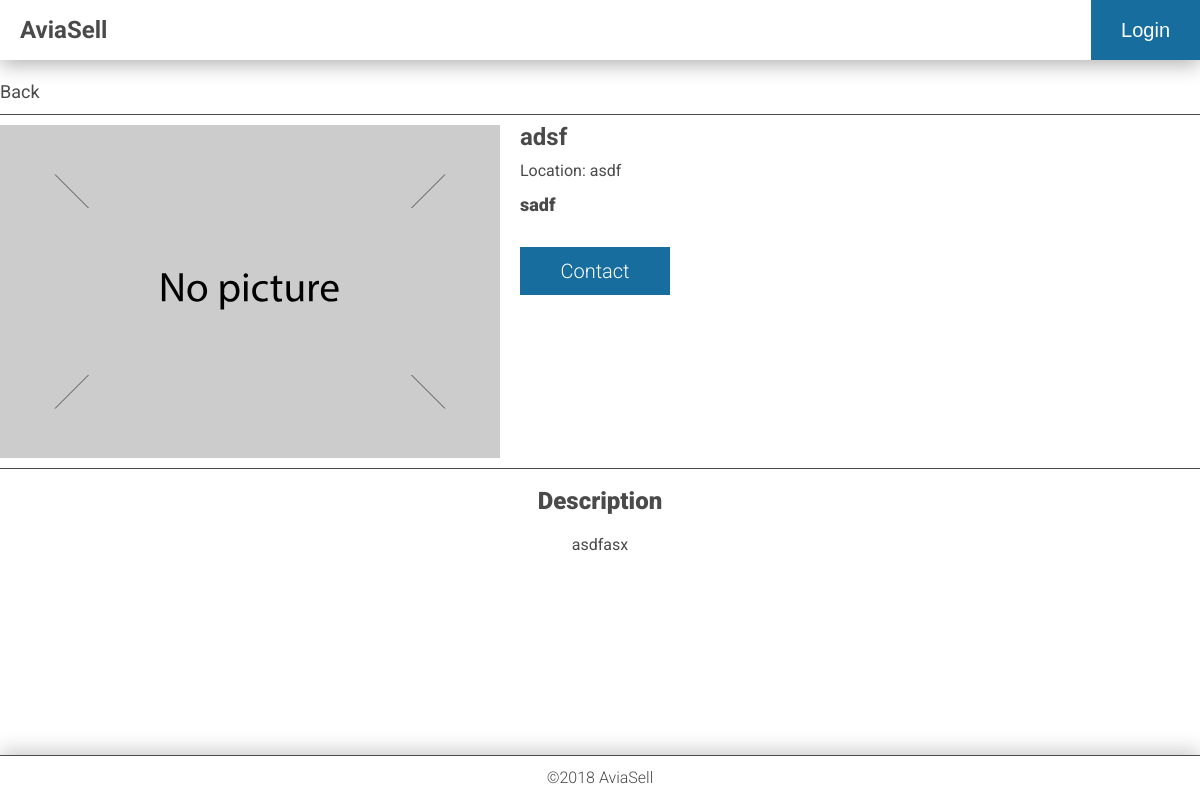
Page /category/helicopter/adsf/24 on the committed database.
### app/database_setup.py (models this page shows, shortened)
class CategoryItem(Base):
    __tablename__ = 'category_item'
    id = Column(Integer, primary_key=True)
    title = Column(String(80), nullable=False)
    description = Column(Text(), nullable=False)
    location = Column(String(250), nullable=False)
    picture = Column(String(250), nullable=False)
    price = Column(String(32), nullable=False)
    created_date = Column(DateTime, default=datetime.datetime.utcnow)
    category_id = Column(Integer, ForeignKey('category.id'))
    category = relationship(Category)
    user_id = Column(Integer, ForeignKey('user.id'))
    user = relationship(User)

### app/views/item.py (the view)
@webapp.route('/category/<string:category_slug>/<string:item_name>/<int:item_id>')
def readItem(category_slug, item_name, item_id):
    validSlug = CategoryController.validateSlug(category_slug)
    if not validSlug:
        message = '404 - Category Not Found'
        return render_template('error.html', message=message), 404
    data = ItemController.getItem(item_id, item_name)
    if not data:
        message = '404 - Item Not Found'
        return render_template('error.html', message=message), 404
    return render_template('item.html',
                           item=data['item'],
                           user=data['user'],
                           category_slug=category_slug)

### app/controllers/categorycontroller.py (called while the page is built)
    def validateSlug(slug):
        try:
            result = CategoryModel.getCategoryBySlug(slug)
            return True
        except:
            return False

### app/controllers/itemcontroller.py (called while the page is built)
    def getItem(item_id, item_name):
        try:
            result = {}
            item = ItemModel.getItem(item_id)
            result['item'] = item
            if item.title != item_name:
                return False
            user = UserModel.getUser(item.user_id)
            result['user'] = user
            return result
        except:
            return False

### app/models/categorymodel.py (called while the page is built)
    def getCategoryBySlug(categorySlug):
        result = session.query(Category).filter_by(slug=categorySlug).one()
        return result

### app/models/itemmodel.py (called while the page is built)
    def getItem(item_id):
        try:
            result = session.query(CategoryItem)\
                            .filter_by(id=item_id)\
                            .one()
            return result
        except:
            return False

### app/models/usermodel.py (called while the page is built)
    def getUser(uid):
        result = session.query(User).filter_by(id=uid).one()
        return result

### app/templates/item.html (shortened to what this page needs)
{% extends "base.html" %}
{% block content %}
<div class="container">
    <nav>
        <ul>
            <li>
                <a href="javascript:history.back()">
                    Back
                </a>
            </li>
        </ul>
    </nav>
    <div class="itemMainInfo">
        {% if item.picture %}
            <img src="{{ url_for('uploaded_file', filename = item.picture) }}" alt="{{ item.title }}">
        {% else %}
            <img src="{{ url_for('static', filename='images/not-available.svg') }}" alt="Picture is not available">
        {% endif %}
        <div class="itemData">
            <h1 class="itemTitle">
                {{item.title}}
            </h1>
            <h3 class="location">
                Location: {{item.location}}
            </h3>
            <h4 class="price">
                {{item.price}}
            {% if 'username' in session %}
                <div class="buttons">
                    {% if session['user_id'] == item.user_id %}
                            <div class="button edit">
                                <a href="{{ url_for('updateItem', item_id=item.id) }}">
                                    Edit
                                </a>
                            </div>
                            <div class="button delete">
                                <a href="{{ url_for('deleteItem', item_id=item.id) }}">
                                    Delete
                                </a>
                            </div>
                    {% else %}
                        <div class="button buy">
                            <a href="mailto:{{ user.email }}">
                                Contact
                            </a>
                        </div>
                    {% endif %}
                </div>
            {% else %}
                <div class="buttons">
                    <div class="button buy">
                        <a href="{{ url_for('login') }}" onclick="alert('Please login to contact the owner');">
                            Contact
                        </a>
                    </div>
                </div>
            {% endif %}
          </div>
        </div>
        <div class="itemDescription">
            <h2>
                Description
            </h2>
        <div class="descriptionText">
            {{item.description}}
        </div>
    </div>
</div>
{% endblock %}

### app/static/css/main.css (style rules this page uses)
body,html { margin:0;padding:0;width:100%;height:100% }
embed,img,object,video { margin:0;padding:0;max-width:100% }
body { font-family:Roboto,sans-serif;font-size:16px;line-height:24px;display:-ms-grid;display:grid;-ms-grid-rows:60px auto 60px;grid-template-rows:60px auto 60px;color:#4a4a4a }
li,ul { list-style:none;padding:0;margin:0 }
a { text-decoration:none;color:#4a4a4a }
.container,main { max-width:100% }
.container { margin:20px }
nav { margin:20px 0 0;padding:0 0 10px;color:#4a4a4a;font-size:18px;border-bottom:1px solid #4a4a4a }
nav ul { display:-ms-flexbox;display:flex;-ms-flex-direction:row;flex-direction:row;-ms-flex-wrap:wrap;flex-wrap:wrap }
nav li:first-child { padding:0 10px 0 0 }
nav li { padding:0 10px;border-right:1px solid #4a4a4a }
nav li:last-child { border-right:0 solid #4a4a4a }
.buttons { display:-ms-grid;display:grid;grid-auto-rows:max-content;grid-gap:10px }
.buttons a { color:#fff }
.buttons .button { display:-ms-grid;display:grid;-ms-flex-align:center;align-items:center;color:#fff;height:48px;border:none;font-size:20px;font-weight:300;text-align:center }
.buttons .buy { background:#176d9e }
.itemMainInfo { display:-ms-grid;display:grid;-ms-grid-columns:1fr;grid-template-columns:1fr;padding:10px 0 0 }
.itemMainInfo .itemTitle { font-size:24px;font-weight:700;color:#4a4a4a;padding:7px 0 0;margin:0 }
.itemMainInfo .location { font-size:16px;font-weight:400;padding:10px 0;margin:0 }
.itemMainInfo .price { margin:0;padding:0 0 10px;font-size:18px;font-weight:900 }
.itemMainInfo .buttons { padding:20px 0 0 }
.itemDescription { margin:10px 0 0;border-top:1px solid #4a4a4a;text-align:center }
.itemDescription h2 { font-size:24px;font-weight:900;padding:20px 0;margin:0 }
.itemDescription .descriptionText { font-size:16px }
@media screen and (min-width:500px) { .itemMainInfo { -ms-grid-columns:minmax(auto,500px) 1fr;grid-template-columns:minmax(auto,500px) 1fr } }
@media screen and (min-width:500px) { .itemMainInfo .itemData { padding:0 0 0 20px } }
@media screen and (min-width:500px) { .itemMainInfo .itemTitle { padding:0 } }
@media screen and (min-width:500px) { .itemMainInfo .buttons { padding:20px 0 0;width:150px } }
@media screen and (min-width:1200px) { .container { width:1200px;margin:0 auto } }

### rows in the picture
CategoryItem: title "adsf", location "asdf", price "sadf", description "asdfasx"
